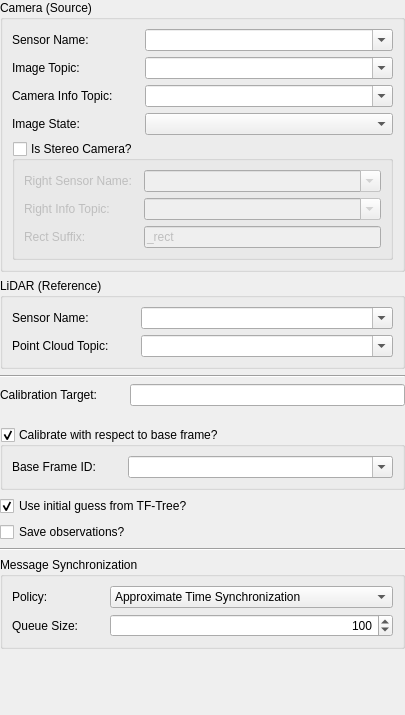
<?xml version="1.0" encoding="UTF-8"?>
<ui version="4.0">
 <class>multisensor_calibration::ExtrinsicCameraLidarConfigWidget</class>
 <widget class="QWidget" name="multisensor_calibration::ExtrinsicCameraLidarConfigWidget">
  <property name="geometry">
   <rect>
    <x>0</x>
    <y>0</y>
    <width>405</width>
    <height>715</height>
   </rect>
  </property>
  <property name="sizePolicy">
   <sizepolicy hsizetype="Preferred" vsizetype="Fixed">
    <horstretch>0</horstretch>
    <verstretch>0</verstretch>
   </sizepolicy>
  </property>
  <property name="minimumSize">
   <size>
    <width>0</width>
    <height>715</height>
   </size>
  </property>
  <property name="maximumSize">
   <size>
    <width>16777215</width>
    <height>715</height>
   </size>
  </property>
  <property name="windowTitle">
   <string>Form</string>
  </property>
  <layout class="QVBoxLayout" name="verticalLayout">
   <property name="leftMargin">
    <number>0</number>
   </property>
   <property name="topMargin">
    <number>0</number>
   </property>
   <property name="rightMargin">
    <number>0</number>
   </property>
   <property name="bottomMargin">
    <number>0</number>
   </property>
   <item>
    <widget class="QGroupBox" name="cameraGroupBox">
     <property name="title">
      <string>Camera (Source)</string>
     </property>
     <layout class="QVBoxLayout" name="verticalLayout_2">
      <item>
       <layout class="QFormLayout" name="formLayout_6">
        <property name="horizontalSpacing">
         <number>32</number>
        </property>
        <item row="0" column="0">
         <widget class="QLabel" name="cameraNameLabel">
          <property name="text">
           <string>Sensor Name:</string>
          </property>
         </widget>
        </item>
        <item row="0" column="1">
         <widget class="QComboBox" name="cameraNameComboBox">
          <property name="toolTip">
           <string>Select or enter the name of the source camera sensor.</string>
          </property>
          <property name="editable">
           <bool>true</bool>
          </property>
         </widget>
        </item>
        <item row="1" column="0">
         <widget class="QLabel" name="imageTopicLabel">
          <property name="text">
           <string>Image Topic:</string>
          </property>
         </widget>
        </item>
        <item row="1" column="1">
         <widget class="QComboBox" name="imageTopicComboBox">
          <property name="toolTip">
           <string>Select or enter the topic name on which the camera images are published.</string>
          </property>
          <property name="editable">
           <bool>true</bool>
          </property>
         </widget>
        </item>
        <item row="2" column="0">
         <widget class="QLabel" name="infoTopicLabel">
          <property name="text">
           <string>Camera Info Topic:</string>
          </property>
         </widget>
        </item>
        <item row="2" column="1">
         <widget class="QComboBox" name="infoTopicComboBox">
          <property name="toolTip">
           <string>Select or enter the topic name on which the camera info messages are published. If left empty, this will be constructed from the image topic.</string>
          </property>
          <property name="editable">
           <bool>true</bool>
          </property>
         </widget>
        </item>
        <item row="3" column="0">
         <widget class="QLabel" name="imageStateLabel">
          <property name="text">
           <string>Image State:</string>
          </property>
         </widget>
        </item>
        <item row="3" column="1">
         <widget class="QComboBox" name="imageStateComboBox">
          <property name="toolTip">
           <string>&lt;html&gt;&lt;head/&gt;&lt;body&gt;&lt;p&gt;Select the state of the image data:&lt;/p&gt;&lt;p&gt;  - DISTORTED: The image directly coming from the sensor, i.e. containing lense distortion.&lt;/p&gt;&lt;p&gt;  - UNDISTORTED: The image has been made free of lense distortion.&lt;/p&gt;&lt;p&gt;  - STEREO_RECTIFIED: The image comes from a stereo camera has been rectified so that the images of both cameras align horizontally.&lt;/p&gt;&lt;/body&gt;&lt;/html&gt;</string>
          </property>
         </widget>
        </item>
       </layout>
      </item>
      <item>
       <widget class="QGroupBox" name="isStereoGroupBox">
        <property name="title">
         <string>Is Stereo Camera?</string>
        </property>
        <property name="checkable">
         <bool>true</bool>
        </property>
        <property name="checked">
         <bool>false</bool>
        </property>
        <layout class="QFormLayout" name="formLayout">
         <property name="horizontalSpacing">
          <number>12</number>
         </property>
         <item row="0" column="0">
          <widget class="QLabel" name="rightCameraNameLabel">
           <property name="text">
            <string>Right Sensor Name:</string>
           </property>
          </widget>
         </item>
         <item row="0" column="1">
          <widget class="QComboBox" name="rightCameraNameComboBox">
           <property name="editable">
            <bool>true</bool>
           </property>
          </widget>
         </item>
         <item row="1" column="0">
          <widget class="QLabel" name="rightCameraInfoLabel">
           <property name="text">
            <string>Right Info Topic:</string>
           </property>
          </widget>
         </item>
         <item row="1" column="1">
          <widget class="QComboBox" name="rightInfoComboBox">
           <property name="editable">
            <bool>true</bool>
           </property>
          </widget>
         </item>
         <item row="2" column="0">
          <widget class="QLabel" name="rectSuffixlabel">
           <property name="text">
            <string>Rect Suffix:</string>
           </property>
          </widget>
         </item>
         <item row="2" column="1">
          <widget class="QLineEdit" name="rectSuffixLineEdit">
           <property name="text">
            <string>_rect</string>
           </property>
          </widget>
         </item>
        </layout>
       </widget>
      </item>
     </layout>
    </widget>
   </item>
   <item>
    <widget class="QGroupBox" name="lidarGroupBox">
     <property name="title">
      <string>LiDAR (Reference)</string>
     </property>
     <layout class="QFormLayout" name="formLayout_2">
      <property name="horizontalSpacing">
       <number>32</number>
      </property>
      <item row="0" column="0">
       <widget class="QLabel" name="lidarNameLabel">
        <property name="text">
         <string>Sensor Name:</string>
        </property>
       </widget>
      </item>
      <item row="1" column="0">
       <widget class="QLabel" name="cloudTopicLabel">
        <property name="text">
         <string>Point Cloud Topic:</string>
        </property>
       </widget>
      </item>
      <item row="1" column="1">
       <widget class="QComboBox" name="cloudTopicComboBox">
        <property name="toolTip">
         <string>Select or enter the topic name on which the point clouds are published.</string>
        </property>
        <property name="editable">
         <bool>true</bool>
        </property>
       </widget>
      </item>
      <item row="0" column="1">
       <widget class="QComboBox" name="lidarNameComboBox">
        <property name="toolTip">
         <string>Select or enter the name of the reference LiDAR sensor.</string>
        </property>
        <property name="editable">
         <bool>true</bool>
        </property>
       </widget>
      </item>
     </layout>
    </widget>
   </item>
   <item>
    <widget class="Line" name="line">
     <property name="orientation">
      <enum>Qt::Horizontal</enum>
     </property>
    </widget>
   </item>
   <item>
    <widget class="QWidget" name="calibTargetWidget" native="true">
     <property name="sizePolicy">
      <sizepolicy hsizetype="MinimumExpanding" vsizetype="Minimum">
       <horstretch>0</horstretch>
       <verstretch>0</verstretch>
      </sizepolicy>
     </property>
     <property name="minimumSize">
      <size>
       <width>0</width>
       <height>37</height>
      </size>
     </property>
     <property name="maximumSize">
      <size>
       <width>16777215</width>
       <height>37</height>
      </size>
     </property>
     <layout class="QFormLayout" name="formLayout_3">
      <property name="horizontalSpacing">
       <number>32</number>
      </property>
      <property name="leftMargin">
       <number>0</number>
      </property>
      <property name="topMargin">
       <number>0</number>
      </property>
      <property name="rightMargin">
       <number>0</number>
      </property>
      <property name="bottomMargin">
       <number>0</number>
      </property>
      <item row="0" column="0">
       <widget class="QLabel" name="calibTargetFileLabel">
        <property name="text">
         <string>Calibration Target:</string>
        </property>
       </widget>
      </item>
      <item row="0" column="1">
       <widget class="QLineEdit" name="calibTargetFileLineEdit">
        <property name="toolTip">
         <string>Configuration file of the calibration target.</string>
        </property>
        <property name="readOnly">
         <bool>true</bool>
        </property>
       </widget>
      </item>
     </layout>
    </widget>
   </item>
   <item>
    <widget class="QGroupBox" name="baseFrameGroupBox">
     <property name="toolTip">
      <string>Calibrate the pose of the source sensor with respect to a base frame.</string>
     </property>
     <property name="title">
      <string>Calibrate with respect to base frame?</string>
     </property>
     <property name="checkable">
      <bool>true</bool>
     </property>
     <layout class="QFormLayout" name="formLayout_4">
      <property name="horizontalSpacing">
       <number>32</number>
      </property>
      <item row="0" column="0">
       <widget class="QLabel" name="baseFrameLabel">
        <property name="text">
         <string>Base Frame ID:</string>
        </property>
       </widget>
      </item>
      <item row="0" column="1">
       <widget class="QComboBox" name="baseFrameComboBox">
        <property name="toolTip">
         <string>Select the frame ID of the base frame with respect to which the pose is to be calibrated.</string>
        </property>
        <property name="editable">
         <bool>true</bool>
        </property>
        <property name="sizeAdjustPolicy">
         <enum>QComboBox::AdjustToContentsOnFirstShow</enum>
        </property>
       </widget>
      </item>
     </layout>
    </widget>
   </item>
   <item>
    <widget class="QCheckBox" name="initialGuessCheckBox">
     <property name="toolTip">
      <string>Use the data provided by the TF-Tree to extract an initial guess for the calibration.</string>
     </property>
     <property name="text">
      <string>Use initial guess from TF-Tree?</string>
     </property>
     <property name="checked">
      <bool>true</bool>
     </property>
    </widget>
   </item>
   <item>
    <widget class="QCheckBox" name="observationsCheckBox">
     <property name="toolTip">
      <string>Save the observations which have been used for the calibration into the calibration workspace.</string>
     </property>
     <property name="text">
      <string>Save observations?</string>
     </property>
    </widget>
   </item>
   <item>
    <widget class="Line" name="line_2">
     <property name="orientation">
      <enum>Qt::Horizontal</enum>
     </property>
    </widget>
   </item>
   <item>
    <widget class="QGroupBox" name="synchronizatioGroupBox">
     <property name="title">
      <string>Message Synchronization</string>
     </property>
     <layout class="QFormLayout" name="formLayout_5">
      <property name="horizontalSpacing">
       <number>32</number>
      </property>
      <item row="0" column="0">
       <widget class="QLabel" name="syncPolicyLabel">
        <property name="text">
         <string>Policy:</string>
        </property>
       </widget>
      </item>
      <item row="0" column="1">
       <widget class="QComboBox" name="syncPolicyComboBox">
        <property name="toolTip">
         <string>Select which type of time synchronization is to be used to synchronize the sensor messages.</string>
        </property>
        <property name="currentIndex">
         <number>1</number>
        </property>
        <item>
         <property name="text">
          <string>Exact Time Synchronization</string>
         </property>
        </item>
        <item>
         <property name="text">
          <string>Approximate Time Synchronization</string>
         </property>
        </item>
        <item>
         <property name="text">
          <string>Latest Message (No Time Synchronization)</string>
         </property>
        </item>
       </widget>
      </item>
      <item row="1" column="0">
       <widget class="QLabel" name="queueSizeLabel">
        <property name="text">
         <string>Queue Size:</string>
        </property>
       </widget>
      </item>
      <item row="1" column="1">
       <widget class="QSpinBox" name="queueSizeSpinBox">
        <property name="toolTip">
         <string>Queue size used for the time synchronization.</string>
        </property>
        <property name="layoutDirection">
         <enum>Qt::LeftToRight</enum>
        </property>
        <property name="alignment">
         <set>Qt::AlignRight|Qt::AlignTrailing|Qt::AlignVCenter</set>
        </property>
        <property name="buttonSymbols">
         <enum>QAbstractSpinBox::UpDownArrows</enum>
        </property>
        <property name="minimum">
         <number>1</number>
        </property>
        <property name="maximum">
         <number>999</number>
        </property>
        <property name="singleStep">
         <number>10</number>
        </property>
        <property name="value">
         <number>100</number>
        </property>
       </widget>
      </item>
     </layout>
    </widget>
   </item>
   <item>
    <spacer name="verticalSpacer">
     <property name="orientation">
      <enum>Qt::Vertical</enum>
     </property>
     <property name="sizeType">
      <enum>QSizePolicy::MinimumExpanding</enum>
     </property>
     <property name="sizeHint" stdset="0">
      <size>
       <width>20</width>
       <height>0</height>
      </size>
     </property>
    </spacer>
   </item>
  </layout>
 </widget>
 <resources/>
 <connections/>
</ui>
